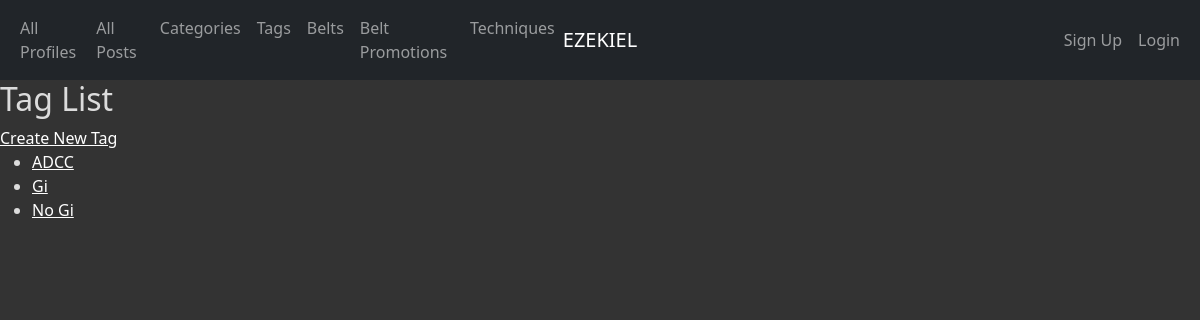
Before: /tags/ with the older database file.
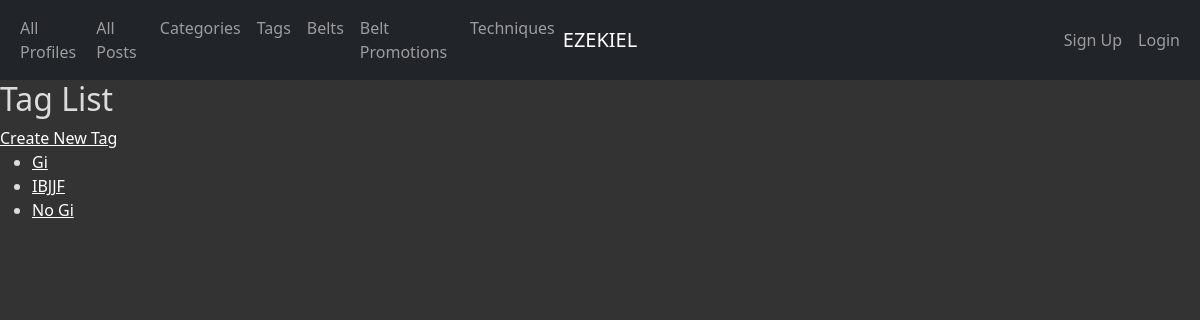
After: the same page with the newer database file.
### app_info/models.py (models this page shows, shortened)
class Tag(models.Model):
    tag_id = models.AutoField(primary_key=True)
    name = models.CharField(max_length=45)
    def __str__(self):
        return '%s' % (self.name)
    def get_absolute_url(self):
        return reverse('app_info_tag_detail_urlpattern',
                       kwargs={'pk': self.pk}
                       )
    class Meta:
        ordering = ['name']

### app_info/views.py (the view)
class TagList(ListView):
    model = Tag

### app_info/templates/app_info/tag_list.html (shortened to what this page needs)
{% extends 'app_info/base.html' %}
{% block content %}
<h2>Tag List</h2>
{% block create_button %}
    <a
            href="{% url 'app_info_tag_create_urlpattern' %}"
            class="button button-primary">
        Create New Tag</a>
{% endblock %}
<ul>
    {% for tag in tag_list %}
    <li>
        <a href="{{ tag.get_absolute_url }}">{{ tag }}</a>
    </li>
    {% empty %}
    <li><em>There are currently no tags available</em></li>
    {% endfor %}
</ul>
{% endblock %}

Changed rows visible on the page:
shown differently, row unchanged: Tag "Gi": moves up the list
changed Tag: name "ADCC" → "IBJJF"
